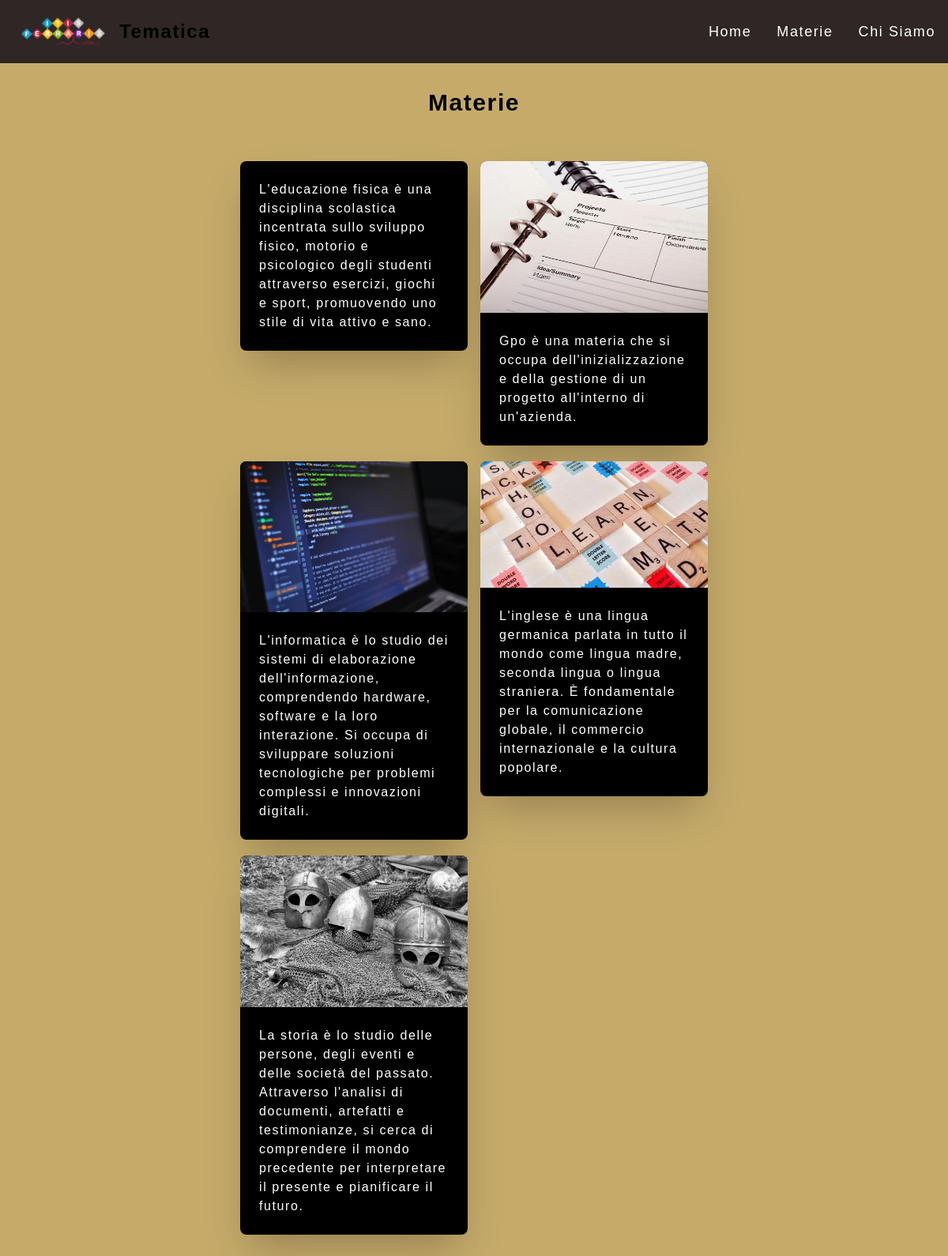
Screenshot of /pages/subjects.php with the database file from the repository.
### tables this page shows
CREATE TABLE Materie(
    nome_materia VARCHAR(100) not null,
    descrizione VARCHAR (8000) DEFAULT NULL,
    nome_immagine VARCHAR (8000) DEFAULT NULL,
    CONSTRAINT pk_materie PRIMARY KEY (nome_materia)
    );

### includes/database.php (called while the page is built, shortened)
<?php
class database
{
private $servername = "sql7.freemysqlhosting.net";
private $username = "sql7707678";
 private $password = "puU3jXCzhk";
 private $dbname = "sql7707678";
public function __construct()
{
    $this->conn = new mysqli($this->servername, $this->username, $this->password, $this->dbname);
}
}

### pages/subjects.php (the view, shortened to what this page needs)
<!DOCTYPE html>
<html lang="en">
<head>
    <script src="https://cdn.tailwindcss.com"></script>
    <link rel="stylesheet" href="../css/app.css">
</head>
<body class=" font-Jersey tracking-widest bg-[#c5aa6a]" >
<?php
require '../pages/nav.php';
?>
<h1 class="text-3xl font-semibold mb-6 w-full text-center mt-8">Materie</h1>
<div class="container mx-auto py-8 flex justify-center">
    <div class="grid gap-y-5 grid-cols-1 md:grid-cols-2 xl:grid-cols-4 gap-4">
        <?php
        require_once('../includes/database.php');
        $sql = "SELECT * FROM Materie";
        $db = new database();
        $result = $db->conn->query($sql);
        if ($result->num_rows > 0) {
            while ($row = $result->fetch_assoc()) {
                ?>
                <a href="subject.php?nome_materia=<?php echo $row["nome_materia"] ?>"
                >
                    <div class="block max-w-[18rem] shadow-2xl rounded-lg text-surface bg-black text-white">
                        <div class="relative overflow-hidden bg-cover bg-no-repeat">
                            <img
                                    class="rounded-t-lg"
                                    src="../images/foto-materie/<?php echo $row['nome_immagine'] ?>"
                                    alt=""/>
                        </div>
                        <div class="p-6">
                            <p class="text-base">
                                <?php
                                echo ($row['descrizione']);
                                ?>
                            </p>
                        </div>
                    </div>
                </a>
                <?php
            }
        } else {
            echo "Nessun risultato trovato";
        }
        ?>
    </div>
</div>
</body>
</html>

### pages/nav.php
<nav class="border-gray-200 bg-[#2f2626]">
    <div class="max-w-screen-xl flex items-center justify-center sm:justify-between mx-auto p-4 ">
        <a href="https://www.itiferraris.edu.it" class="sm:flex hidden items-center space-x-3 rtl:space-x-reverse">
            <img src="../images/ferraris.png" class="h-12" alt="Flowbite Logo"/>
            <span class="self-center text-2xl font-semibold whitespace-nowrap dark:text-white hidden sm:block">Tematica</span>
        </a>
        <div class="block w-auto" id="navbar-default">
            <ul class="font-medium text-lg flex p-0  rounded-lg  flex-row space-x-8 rtl:space-x-reverse mt-0 border-0 bg-transparent">
                <li>
                    <a href="../index.php" class="block text-white bg-blue-700 rounded bg-transparent  p-0 "
                       aria-current="page">Home</a>
                </li>
                <li>
                    <a href="../pages/subjects.php" class="block text-white bg-blue-700 rounded bg-transparent  p-0 ">Materie</a>
                </li>
                <li>
                    <a href="../pages/whoWeAre.php" class="block text-white bg-blue-700 rounded bg-transparent  p-0 ">Chi
                        Siamo</a>
                </li>
            </ul>
        </div>
    </div>
</nav>

### rows the page displays
materie: descrizione "L'educazione fisica è una disciplina scolastica incentrata sullo sviluppo fisico, motorio e psicologico degli studenti attraverso esercizi, giochi e sport, promuovendo uno stile di vita attivo e sano."
materie: nome_immagine (picture), descrizione "Gpo è una materia che si occupa dell'inizializzazione e della gestione di un progetto all'interno di un'azienda."
materie: nome_immagine (picture), descrizione "L'informatica è lo studio dei sistemi di elaborazione dell'informazione, comprendendo hardware, software e la loro interazione. Si occupa di sviluppare soluzioni tecnologiche per problemi complessi e innovazioni digitali."
materie: nome_immagine (picture), descrizione "L'inglese è una lingua germanica parlata in tutto il mondo come lingua madre, seconda lingua o lingua straniera. È fondamentale per la comunicazione globale, il commercio internazionale e la cultura popolare."
materie: nome_immagine (picture), descrizione "La storia è lo studio delle persone, degli eventi e delle società del passato. Attraverso l'analisi di documenti, artefatti e testimonianze, si cerca di comprendere il mondo precedente per interpretare il presente e pianificare il futuro."
